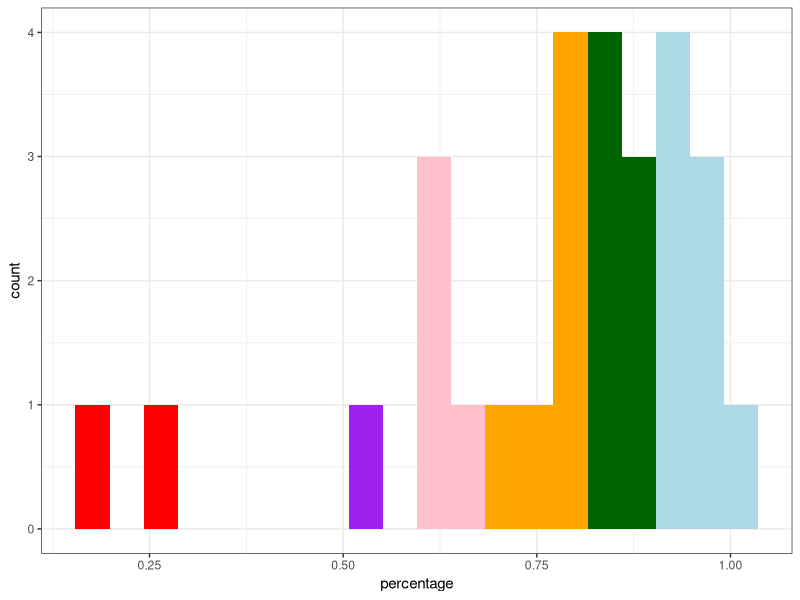

R code for this plot:
data <- read.csv("F2023_LING2200_MT_stats.csv")
class(data$percentage)
library(ggplot2)
plot <- ggplot(data, aes(x=percentage)) + geom_histogram(data=subset(data,percentage > 0.9), fill="lightblue", bins=20) +
  geom_histogram(data=subset(data,percentage >= 0.8 & percentage <= 0.89), fill="darkgreen", bins=20) +
  geom_histogram(data=subset(data,percentage >= 0.7 & percentage <= 0.79), fill="orange", bins=20) +
  geom_histogram(data=subset(data,percentage >= 0.6 & percentage <= 0.69), fill="pink", bins=20) +
  geom_histogram(data=subset(data,percentage >= 0.5 & percentage <= 0.59), fill="purple", bins=20) +
  geom_histogram(data=subset(data,percentage >= 0.0 & percentage <= 0.49), fill="red", bins=20)
plot + theme_bw()
